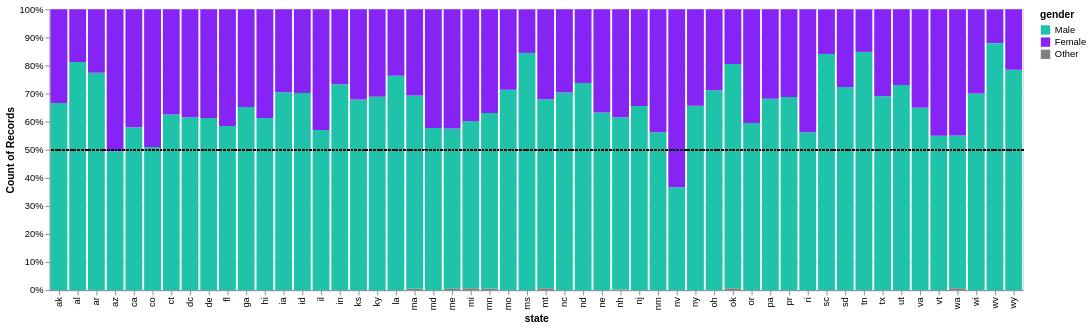

This figure's notebook cell:
### Markdown cell above
### 1.2: Improvements

While it is clear from the first chart that there are more elected officials that are men than women, it is hard to compare across states.

Make the following adjustments:

- Normalize the chart so that each bar is a percentage, allowing for direct comparison across states.
- Since this is US political data, the colors red and blue have a strong meaning, associated with the Republican and Democratic parties. Change the color scheme to avoid red and blue. (I chose #8624f5 for women and #1fc3aa for men based on this article: <https://blog.datawrapper.de/gendercolor/>)
- Two states are very close to 50%, add a line at 50% using a layered chart to make it easier to see if they exceed 50% or not.

Your graph should somewhat resemble *imgs/ex1.2.png*.

### Code cell
def states_by_gender_improved(df):
    # Save colors
    # Ref: https://altair-viz.github.io/user_guide/customization.html
    domain_ = ['Male', "Female", "Other"]
    range_ = ["#1fc3aa", "#8624f5", "gray"]

    # Updated chart code
    # Ref: https://altair-viz.github.io/gallery/normalized_stacked_bar_chart.html
    chart = alt.Chart(df).mark_bar().encode(
        x = 'state',
        y = alt.Y('count(gender)').stack("normalize"),
        color=alt.Color('gender').scale(domain=domain_, range=range_)
    )  

    # Adding a horizontal line
    rule = alt.Chart(df).mark_rule(strokeDash=[2, 2]).encode(
        y=alt.datum(0.5),
        color=alt.value("black")
    )

    # Print chart
    chart + rule
    return chart + rule  

# render chart
states_by_gender_improved(legislators_df())

### Figure 1 — Vega specification as saved in the notebook (floating-point values rounded to 4 significant figures; data arrays with more than 128 entries replaced by an {"elided": "..."} marker saying what was removed)
{"$schema": "https://vega.github.io/schema/vega/v5.json", "data": [{"name": "source_0", "values": {"elided": "7435 records"}}, {"name": "data_0", "values": [{"__count_end": 0.6154, "__count_start": 0.0, "gender": "Male", "state": "dc"}, {"__count_end": 1.0, "__count_start": 0.6154, "gender": "Female", "state": "dc"}, {"__count_end": 0.6667, "__count_start": 0.0, "gender": "Male", "state": "ak"}, {"__count_end": 1.0, "__count_start": 0.6667, "gender": "Female", "state": "ak"}, {"__count_end": 0.8129, "__count_start": 0.0, "gender": "Male", "state": "al"}, {"__count_end": 1.0, "__count_start": 0.8129, "gender": "Female", "state": "al"}, {"__count_end": 0.7744, "__count_start": 0.0, "gender": "Male", "state": "ar"}, {"__count_end": 1.0, "__count_start": 0.7744, "gender": "Female", "state": "ar"}, {"__count_end": 0.4944, "__count_start": 0.0, "gender": "Male", "state": "az"}, {"__count_end": 1.0, "__count_start": 0.4944, "gender": "Female", "state": "az"}, {"__count_end": 0.5798, "__count_start": 0.0, "gender": "Male", "state": "ca"}, {"__count_end": 1.0, "__count_start": 0.5798, "gender": "Female", "state": "ca"}, {"__count_end": 0.51, "__count_start": 0.0, "gender": "Male", "state": "co"}, {"__count_end": 1.0, "__count_start": 0.51, "gender": "Female", "state": "co"}, {"__count_end": 0.6257, "__count_start": 0.0, "gender": "Male", "state": "ct"}, {"__count_end": 1.0, "__count_start": 0.6257, "gender": "Female", "state": "ct"}, {"__count_end": 0.6129, "__count_start": 0.0, "gender": "Male", "state": "de"}, {"__count_end": 1.0, "__count_start": 0.6129, "gender": "Female", "state": "de"}, {"__count_end": 0.5849, "__count_start": 0.0, "gender": "Male", "state": "fl"}, {"__count_end": 1.0, "__count_start": 0.5849, "gender": "Female", "state": "fl"}, {"__count_end": 0.6525, "__count_start": 0.0, "gender": "Male", "state": "ga"}, {"__count_end": 1.0, "__count_start": 0.6525, "gender": "Female", "state": "ga"}, {"__count_end": 0.6133, "__count_start": 0.0, "gender": "Male", "state": "hi"}, {"__count_end": 1.0, "__count_start": 0.6133, "gender": "Female", "state": "hi"}, {"__count_end": 0.7047, "__count_start": 0.0, "gender": "Male", "state": "ia"}, {"__count_end": 1.0, "__count_start": 0.7047, "gender": "Female", "state": "ia"}, {"__count_end": 0.7019, "__count_start": 0.0, "gender": "Male", "state": "id"}, {"__count_end": 1.0, "__count_start": 0.7019, "gender": "Female", "state": "id"}, {"__count_end": 0.5706, "__count_start": 0.0, "gender": "Male", "state": "il"}, {"__count_end": 1.0, "__count_start": 0.5706, "gender": "Female", "state": "il"}, {"__count_end": 0.7333, "__count_start": 0.0, "gender": "Male", "state": "in"}, {"__count_end": 1.0, "__count_start": 0.7333, "gender": "Female", "state": "in"}, {"__count_end": 0.6788, "__count_start": 0.0, "gender": "Male", "state": "ks"}, {"__count_end": 1.0, "__count_start": 0.6788, "gender": "Female", "state": "ks"}, {"__count_end": 0.6884, "__count_start": 0.0, "gender": "Male", "state": "ky"}, {"__count_end": 1.0, "__count_start": 0.6884, "gender": "Female", "state": "ky"}, {"__count_end": 0.7639, "__count_start": 0.0, "gender": "Male", "state": "la"}, {"__count_end": 1.0, "__count_start": 0.7639, "gender": "Female", "state": "la"}, {"__count_end": 0.005025, "__count_start": 0.0, "gender": "Other", "state": "ma"}, {"__count_end": 0.6935, "__count_start": 0.005025, "gender": "Male", "state": "ma"}, {"__count_end": 1.0, "__count_start": 0.6935, "gender": "Female", "state": "ma"}, {"__count_end": 0.5775, "__count_start": 0.0, "gender": "Male", "state": "md"}, {"__count_end": 1.0, "__count_start": 0.5775, "gender": "Female", "state": "md"}, {"__count_end": 0.005435, "__count_start": 0.0, "gender": "Other", "state": "me"}, {"__count_end": 0.5761, "__count_start": 0.005435, "gender": "Male", "state": "me"}, {"__count_end": 1.0, "__count_start": 0.5761, "gender": "Female", "state": "me"}, {"__count_end": 0.006757, "__count_start": 0.0, "gender": "Other", "state": "mi"}, {"__count_end": 0.6014, "__count_start": 0.006757, "gender": "Male", "state": "mi"}, {"__count_end": 1.0, "__count_start": 0.6014, "gender": "Female", "state": "mi"}, {"__count_end": 0.005051, "__count_start": 0.0, "gender": "Other", "state": "mn"}, {"__count_end": 0.6313, "__count_start": 0.005051, "gender": "Male", "state": "mn"}, {"__count_end": 1.0, "__count_start": 0.6313, "gender": "Female", "state": "mn"}, {"__count_end": 0.7135, "__count_start": 0.0, "gender": "Male", "state": "mo"}, {"__count_end": 1.0, "__count_start": 0.7135, "gender": "Female", "state": "mo"}, {"__count_end": 0.8448, "__count_start": 0.0, "gender": "Male", "state": "ms"}, {"__count_end": 1.0, "__count_start": 0.8448, "gender": "Female", "state": "ms"}, {"__count_end": 0.006667, "__count_start": 0.0, "gender": "Other", "state": "mt"}, {"__count_end": 0.68, "__count_start": 0.006667, "gender": "Male", "state": "mt"}, {"__count_end": 1.0, "__count_start": 0.68, "gender": "Female", "state": "mt"}, {"__count_end": 0.7041, "__count_start": 0.0, "gender": "Male", "state": "nc"}, {"__count_end": 1.0, "__count_start": 0.7041, "gender": "Female", "state": "nc"}, {"__count_end": 0.7376, "__count_start": 0.0, "gender": "Male", "state": "nd"}, {"__count_end": 1.0, "__count_start": 0.7376, "gender": "Female", "state": "nd"}, {"__count_end": 0.6327, "__count_start": 0.0, "gender": "Male", "state": "ne"}, {"__count_end": 1.0, "__count_start": 0.6327, "gender": "Female", "state": "ne"}, {"__count_end": 0.002387, "__count_start": 0.0, "gender": "Other", "state": "nh"}, {"__count_end": 0.6158, "__count_start": 0.002387, "gender": "Male", "state": "nh"}, {"__count_end": 1.0, "__count_start": 0.6158, "gender": "Female", "state": "nh"}, {"__count_end": 0.6555, "__count_start": 0.0, "gender": "Male", "state": "nj"}, {"__count_end": 1.0, "__count_start": 0.6555, "gender": "Female", "state": "nj"}, {"__count_end": 0.5625, "__count_start": 0.0, "gender": "Male", "state": "nm"}, {"__count_end": 1.0, "__count_start": 0.5625, "gender": "Female", "state": "nm"}, {"__count_end": 0.3667, "__count_start": 0.0, "gender": "Male", "state": "nv"}, {"__count_end": 1.0, "__count_start": 0.3667, "gender": "Female", "state": "nv"}, {"__count_end": 0.6571, "__count_start": 0.0, "gender": "Male", "state": "ny"}, {"__count_end": 1.0, "__count_start": 0.6571, "gender": "Female", "state": "ny"}, {"__count_end": 0.7121, "__count_start": 0.0, "gender": "Male", "state": "oh"}, {"__count_end": 1.0, "__count_start": 0.7121, "gender": "Female", "state": "oh"}, {"__count_end": 0.006711, "__count_start": 0.0, "gender": "Other", "state": "ok"}, {"__count_end": 0.8054, "__count_start": 0.006711, "gender": "Male", "state": "ok"}, {"__count_end": 1.0, "__count_start": 0.8054, "gender": "Female", "state": "ok"}, {"__count_end": 0.5955, "__count_start": 0.0, "gender": "Male", "state": "or"}, {"__count_end": 1.0, "__count_start": 0.5955, "gender": "Female", "state": "or"}, {"__count_end": 0.6813, "__count_start": 0.0, "gender": "Male", "state": "pa"}, {"__count_end": 1.0, "__count_start": 0.6813, "gender": "Female", "state": "pa"}, {"__count_end": 0.5625, "__count_start": 0.0, "gender": "Male", "state": "ri"}, {"__count_end": 1.0, "__count_start": 0.5625, "gender": "Female", "state": "ri"}, {"__count_end": 0.8412, "__count_start": 0.0, "gender": "Male", "state": "sc"}, {"__count_end": 1.0, "__count_start": 0.8412, "gender": "Female", "state": "sc"}, {"__count_end": 0.7238, "__count_start": 0.0, "gender": "Male", "state": "sd"}, {"__count_end": 1.0, "__count_start": 0.7238, "gender": "Female", "state": "sd"}, {"__count_end": 0.8485, "__count_start": 0.0, "gender": "Male", "state": "tn"}, {"__count_end": 1.0, "__count_start": 0.8485, "gender": "Female", "state": "tn"}, {"__count_end": 0.6906, "__count_start": 0.0, "gender": "Male", "state": "tx"}, {"__count_end": 1.0, "__count_start": 0.6906, "gender": "Female", "state": "tx"}, {"__count_end": 0.7308, "__count_start": 0.0, "gender": "Male", "state": "ut"}, {"__count_end": 1.0, "__count_start": 0.7308, "gender": "Female", "state": "ut"}, {"__count_end": 0.65, "__count_start": 0.0, "gender": "Male", "state": "va"}, {"__count_end": 1.0, "__count_start": 0.65, "gender": "Female", "state": "va"}, {"__count_end": 0.55, "__count_start": 0.0, "gender": "Male", "state": "vt"}, {"__count_end": 1.0, "__count_start": 0.55, "gender": "Female", "state": "vt"}, {"__count_end": 0.006803, "__count_start": 0.0, "gender": "Other", "state": "wa"}, {"__count_end": 0.551, "__count_start": 0.006803, "gender": "Male", "state": "wa"}, {"__count_end": 1.0, "__count_start": 0.551, "gender": "Female", "state": "wa"}, {"__count_end": 0.7, "__count_start": 0.0, "gender": "Male", "state": "wi"}, {"__count_end": 1.0, "__count_start": 0.7, "gender": "Female", "state": "wi"}, {"__count_end": 0.8797, "__count_start": 0.0, "gender": "Male", "state": "wv"}, {"__count_end": 1.0, "__count_start": 0.8797, "gender": "Female", "state": "wv"}, {"__count_end": 0.7849, "__count_start": 0.0, "gender": "Male", "state": "wy"}, {"__count_end": 1.0, "__count_start": 0.7849, "gender": "Female", "state": "wy"}, {"__count_end": 0.6883, "__count_start": 0.0, "gender": "Male", "state": "pr"}, {"__count_end": 1.0, "__count_start": 0.6883, "gender": "Female", "state": "pr"}]}, {"name": "data_0_x_domain_state", "values": [{"state": "dc"}, {"state": "ak"}, {"state": "al"}, {"state": "ar"}, {"state": "az"}, {"state": "ca"}, {"state": "co"}, {"state": "ct"}, {"state": "de"}, {"state": "fl"}, {"state": "ga"}, {"state": "hi"}, {"state": "ia"}, {"state": "id"}, {"state": "il"}, {"state": "in"}, {"state": "ks"}, {"state": "ky"}, {"state": "la"}, {"state": "ma"}, {"state": "md"}, {"state": "me"}, {"state": "mi"}, {"state": "mn"}, {"state": "mo"}, {"state": "ms"}, {"state": "mt"}, {"state": "nc"}, {"state": "nd"}, {"state": "ne"}, {"state": "nh"}, {"state": "nj"}, {"state": "nm"}, {"state": "nv"}, {"state": "ny"}, {"state": "oh"}, {"state": "ok"}, {"state": "or"}, {"state": "pa"}, {"state": "ri"}, {"state": "sc"}, {"state": "sd"}, {"state": "tn"}, {"state": "tx"}, {"state": "ut"}, {"state": "va"}, {"state": "vt"}, {"state": "wa"}, {"state": "wi"}, {"state": "wv"}, {"state": "wy"}, {"state": "pr"}]}], "signals": [{"name": "x_step", "value": 20}, {"name": "width", "update": "bandspace(domain('x').length, 0.1, 0.05) * x_step"}], "marks": [{"type": "rect", "name": "layer_0_marks", "from": {"data": "data_0"}, "encode": {"update": {"width": {"signal": "max(0.25, bandwidth('x'))"}, "fill": {"field": "gender", "scale": "color"}, "y": {"field": "__count_end", "scale": "y"}, "y2": {"field": "__count_start", "scale": "y"}, "x": {"field": "state", "scale": "x"}}}, "style": ["bar"]}, {"type": "rule", "name": "layer_1_marks", "from": {"data": "source_0"}, "encode": {"update": {"x": {"field": {"signal": null, "datum": null, "group": "width", "parent": null}}, "x2": {"value": 0}, "stroke": {"value": "black"}, "y": {"value": 0.5, "scale": "y"}, "strokeDash": {"value": [2, 2]}}}, "style": ["rule"]}], "scales": [{"name": "x", "type": "band", "domain": {"data": "data_0_x_domain_state", "field": "state", "sort": true}, "range": {"step": {"signal": "x_step"}}, "paddingOuter": 0.05, "paddingInner": 0.1}, {"name": "y", "type": "linear", "domain": {"fields": [[0, 1], [0.5]]}, "range": [{"signal": "height"}, 0], "zero": true, "nice": true}, {"name": "color", "type": "ordinal", "domain": ["Male", "Female", "Other"], "range": ["#1fc3aa", "#8624f5", "gray"]}], "axes": [{"scale": "y", "maxExtent": 0, "orient": "left", "domain": false, "labels": false, "grid": true, "ticks": false, "tickCount": {"signal": "ceil(height/40)"}, "gridScale": "x", "zindex": 0, "aria": false, "minExtent": 0}, {"scale": "x", "grid": false, "zindex": 0, "labelAlign": "right", "title": "state", "orient": "bottom", "labelAngle": 270, "labelBaseline": "middle"}, {"scale": "y", "zindex": 0, "orient": "left", "title": "Count of Records", "tickCount": {"signal": "ceil(height/40)"}, "grid": false, "labelOverlap": true, "format": ".0%"}], "style": "cell", "padding": 5, "legends": [{"fill": "color", "symbolType": "square", "title": "gender"}], "background": "white", "height": 300}
